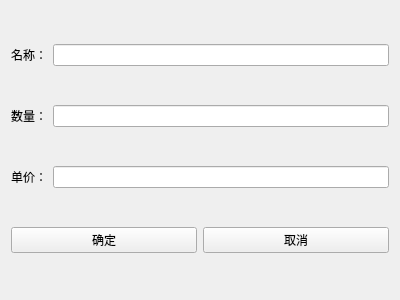
<?xml version="1.0" encoding="UTF-8"?>
<ui version="4.0">
 <class>cangku_add</class>
 <widget class="QWidget" name="cangku_add">
  <property name="geometry">
   <rect>
    <x>0</x>
    <y>0</y>
    <width>400</width>
    <height>300</height>
   </rect>
  </property>
  <property name="windowTitle">
   <string>Form</string>
  </property>
  <layout class="QVBoxLayout" name="verticalLayout">
   <item>
    <layout class="QHBoxLayout" name="horizontalLayout">
     <item>
      <widget class="QLabel" name="label">
       <property name="text">
        <string>名称：</string>
       </property>
      </widget>
     </item>
     <item>
      <widget class="QLineEdit" name="lineEdit_name"/>
     </item>
    </layout>
   </item>
   <item>
    <layout class="QHBoxLayout" name="horizontalLayout_2">
     <item>
      <widget class="QLabel" name="label_2">
       <property name="text">
        <string>数量：</string>
       </property>
      </widget>
     </item>
     <item>
      <widget class="QLineEdit" name="lineEdit_number">
       <property name="inputMask">
        <string/>
       </property>
       <property name="text">
        <string/>
       </property>
      </widget>
     </item>
    </layout>
   </item>
   <item>
    <layout class="QHBoxLayout" name="horizontalLayout_3">
     <item>
      <widget class="QLabel" name="label_3">
       <property name="text">
        <string>单价：</string>
       </property>
      </widget>
     </item>
     <item>
      <widget class="QLineEdit" name="lineEdit_price">
       <property name="text">
        <string/>
       </property>
      </widget>
     </item>
    </layout>
   </item>
   <item>
    <layout class="QHBoxLayout" name="horizontalLayout_4">
     <item>
      <widget class="QPushButton" name="pushButton_ok">
       <property name="text">
        <string>确定</string>
       </property>
      </widget>
     </item>
     <item>
      <widget class="QPushButton" name="pushButton_close">
       <property name="text">
        <string>取消</string>
       </property>
      </widget>
     </item>
    </layout>
   </item>
  </layout>
 </widget>
 <resources/>
 <connections/>
</ui>
